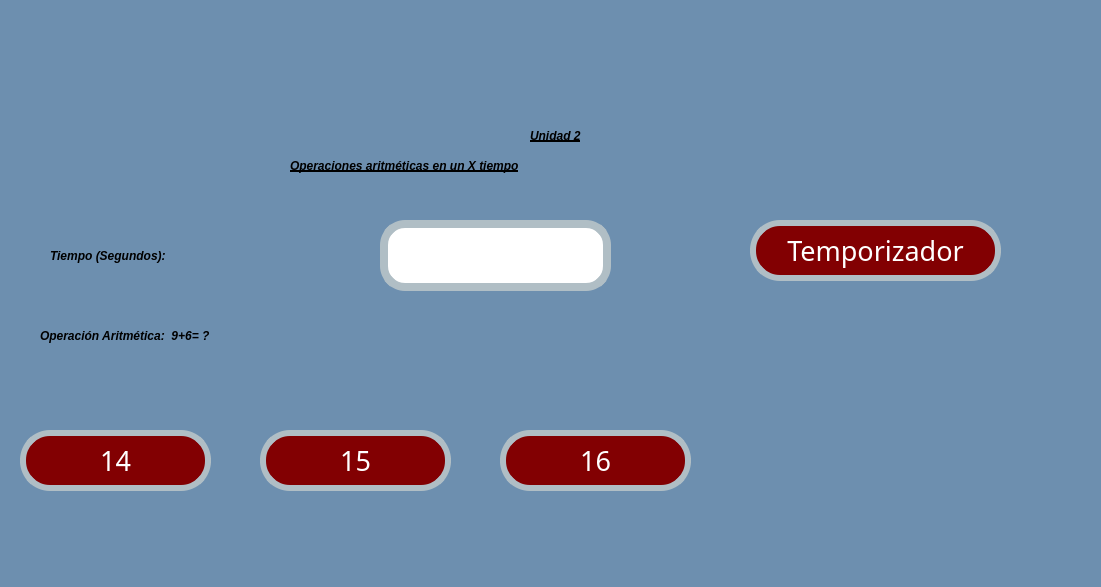
<?xml version="1.0" encoding="UTF-8"?>
<ui version="4.0">
 <class>MainWindow</class>
 <widget class="QMainWindow" name="MainWindow">
  <property name="geometry">
   <rect>
    <x>0</x>
    <y>0</y>
    <width>1101</width>
    <height>587</height>
   </rect>
  </property>
  <property name="font">
   <font>
    <pointsize>1</pointsize>
   </font>
  </property>
  <property name="windowTitle">
   <string>MainWindow</string>
  </property>
  <property name="styleSheet">
   <string notr="true">background-color: #6D8FAF</string>
  </property>
  <widget class="QWidget" name="centralwidget">
   <widget class="QLabel" name="lbl_imagenUat">
    <property name="geometry">
     <rect>
      <x>60</x>
      <y>0</y>
      <width>331</width>
      <height>121</height>
     </rect>
    </property>
    <property name="styleSheet">
     <string notr="true"/>
    </property>
    <property name="text">
     <string/>
    </property>
    <property name="pixmap">
     <pixmap resource="../../Archivos/Recursos.qrc">:/Logos/log_uat_nuevo.png</pixmap>
    </property>
    <property name="scaledContents">
     <bool>true</bool>
    </property>
   </widget>
   <widget class="QLabel" name="lbl_imagenFi">
    <property name="geometry">
     <rect>
      <x>840</x>
      <y>0</y>
      <width>211</width>
      <height>141</height>
     </rect>
    </property>
    <property name="styleSheet">
     <string notr="true"/>
    </property>
    <property name="text">
     <string/>
    </property>
    <property name="pixmap">
     <pixmap resource="../../Archivos/Recursos.qrc">:/Logos/FIT_logo_vertical.png</pixmap>
    </property>
    <property name="scaledContents">
     <bool>true</bool>
    </property>
   </widget>
   <widget class="QLabel" name="lbl_imagenGatos">
    <property name="geometry">
     <rect>
      <x>760</x>
      <y>350</y>
      <width>311</width>
      <height>171</height>
     </rect>
    </property>
    <property name="styleSheet">
     <string notr="true"/>
    </property>
    <property name="text">
     <string/>
    </property>
    <property name="pixmap">
     <pixmap resource="../../Archivos/Recursos.qrc">:/Images/Gatos.png</pixmap>
    </property>
    <property name="scaledContents">
     <bool>true</bool>
    </property>
   </widget>
   <widget class="QLabel" name="lbl_titulo">
    <property name="geometry">
     <rect>
      <x>290</x>
      <y>150</y>
      <width>601</width>
      <height>31</height>
     </rect>
    </property>
    <property name="styleSheet">
     <string notr="true">text-decoration: underline;
font: 20pt &quot;Forte&quot;;
color:rgb(0, 0, 0);
border-radius: 10px;
font-weight: bold;
font-style: italic;</string>
    </property>
    <property name="text">
     <string>Operaciones aritméticas en un X tiempo</string>
    </property>
   </widget>
   <widget class="QLabel" name="lbl_Unidad2">
    <property name="geometry">
     <rect>
      <x>530</x>
      <y>120</y>
      <width>141</width>
      <height>31</height>
     </rect>
    </property>
    <property name="styleSheet">
     <string notr="true">text-decoration: underline;
font: 20pt &quot;Forte&quot;;
color:rgb(0, 0, 0);
border-radius: 10px;
font-weight: bold;
font-style: italic;</string>
    </property>
    <property name="text">
     <string>Unidad 2</string>
    </property>
   </widget>
   <widget class="QPushButton" name="btn_Temporizador">
    <property name="geometry">
     <rect>
      <x>750</x>
      <y>220</y>
      <width>251</width>
      <height>61</height>
     </rect>
    </property>
    <property name="font">
     <font>
      <family>Forte</family>
      <pointsize>20</pointsize>
      <weight>50</weight>
      <italic>false</italic>
      <bold>false</bold>
     </font>
    </property>
    <property name="styleSheet">
     <string notr="true">font: 20pt &quot;Forte&quot;;
background-color: rgb(130, 0, 2);
color: rgb(255, 255, 255);
border-radius:30px;
border:6px solid #B0BEC5;</string>
    </property>
    <property name="text">
     <string>Temporizador</string>
    </property>
   </widget>
   <widget class="QLabel" name="lbl_OperArit">
    <property name="geometry">
     <rect>
      <x>40</x>
      <y>310</y>
      <width>681</width>
      <height>51</height>
     </rect>
    </property>
    <property name="styleSheet">
     <string notr="true">font: 75 20pt &quot;Forte&quot;;
                   color: black;
                   border-radius: 10px;
                   font-weight: bold;
                   font-style: italic;</string>
    </property>
    <property name="text">
     <string>Operación Aritmética:  9+6= ?</string>
    </property>
   </widget>
   <widget class="QPushButton" name="btn_1">
    <property name="geometry">
     <rect>
      <x>20</x>
      <y>430</y>
      <width>191</width>
      <height>61</height>
     </rect>
    </property>
    <property name="font">
     <font>
      <family>Forte</family>
      <pointsize>20</pointsize>
      <weight>50</weight>
      <italic>false</italic>
      <bold>false</bold>
     </font>
    </property>
    <property name="styleSheet">
     <string notr="true">font: 20pt &quot;Forte&quot;;
background-color: rgb(130, 0, 2);
color: rgb(255, 255, 255);
border-radius:30px;
border:6px solid #B0BEC5;</string>
    </property>
    <property name="text">
     <string>14</string>
    </property>
   </widget>
   <widget class="QPushButton" name="btn_2">
    <property name="geometry">
     <rect>
      <x>260</x>
      <y>430</y>
      <width>191</width>
      <height>61</height>
     </rect>
    </property>
    <property name="font">
     <font>
      <family>Forte</family>
      <pointsize>20</pointsize>
      <weight>50</weight>
      <italic>false</italic>
      <bold>false</bold>
     </font>
    </property>
    <property name="styleSheet">
     <string notr="true">font: 20pt &quot;Forte&quot;;
background-color: rgb(130, 0, 2);
color: rgb(255, 255, 255);
border-radius:30px;
border:6px solid #B0BEC5;</string>
    </property>
    <property name="text">
     <string>15</string>
    </property>
   </widget>
   <widget class="QPushButton" name="btn_3">
    <property name="geometry">
     <rect>
      <x>500</x>
      <y>430</y>
      <width>191</width>
      <height>61</height>
     </rect>
    </property>
    <property name="font">
     <font>
      <family>Forte</family>
      <pointsize>20</pointsize>
      <weight>50</weight>
      <italic>false</italic>
      <bold>false</bold>
     </font>
    </property>
    <property name="styleSheet">
     <string notr="true">font: 20pt &quot;Forte&quot;;
background-color: rgb(130, 0, 2);
color: rgb(255, 255, 255);
border-radius:30px;
border:6px solid #B0BEC5;</string>
    </property>
    <property name="text">
     <string>16</string>
    </property>
   </widget>
   <widget class="QLabel" name="lbl_Tiempo_S">
    <property name="geometry">
     <rect>
      <x>50</x>
      <y>230</y>
      <width>311</width>
      <height>51</height>
     </rect>
    </property>
    <property name="styleSheet">
     <string notr="true">font: 75 20pt &quot;Forte&quot;;
                   color: black;
                   border-radius: 10px;
                   font-weight: bold;
                   font-style: italic;</string>
    </property>
    <property name="text">
     <string>Tiempo (Segundos):</string>
    </property>
   </widget>
   <widget class="QLineEdit" name="txt_Segundos">
    <property name="geometry">
     <rect>
      <x>380</x>
      <y>220</y>
      <width>231</width>
      <height>71</height>
     </rect>
    </property>
    <property name="contextMenuPolicy">
     <enum>Qt::PreventContextMenu</enum>
    </property>
    <property name="whatsThis">
     <string/>
    </property>
    <property name="styleSheet">
     <string notr="true">background-color:rgb(255, 255, 255);
color:rgb(0, 0, 0);
border-radius:25px;
border:8px solid #B0BEC5;
font: 75 16pt &quot;MS Shell Dlg 2&quot;;
</string>
    </property>
    <property name="text">
     <string/>
    </property>
    <property name="maxLength">
     <number>32774</number>
    </property>
    <property name="cursorPosition">
     <number>0</number>
    </property>
    <property name="dragEnabled">
     <bool>false</bool>
    </property>
    <property name="readOnly">
     <bool>false</bool>
    </property>
    <property name="clearButtonEnabled">
     <bool>false</bool>
    </property>
   </widget>
  </widget>
  <widget class="QMenuBar" name="menubar">
   <property name="geometry">
    <rect>
     <x>0</x>
     <y>0</y>
     <width>1101</width>
     <height>21</height>
    </rect>
   </property>
  </widget>
  <widget class="QStatusBar" name="statusbar"/>
 </widget>
 <resources>
  <include location="Recursos.qrc"/>
  <include location="../Recursos.qrc"/>
 </resources>
 <connections/>
</ui>
